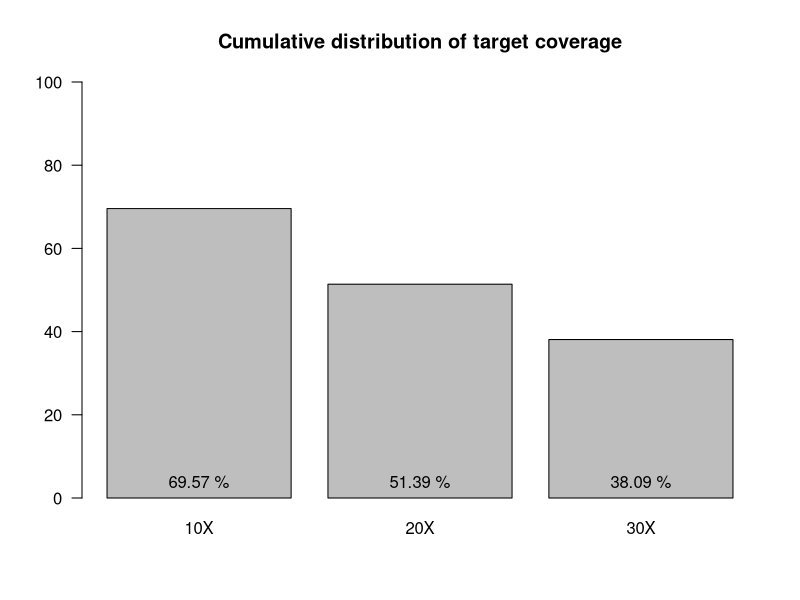

Recreate this plot in R.
## ---- chunk 1
library(xtable)
hsmetrics_data <- read.delim("samples_hsmetrics.txt", stringsAsFactors=FALSE, row.names=1)
## ---- chunk 2
print(xtable(hsmetrics_data, align=rep("c",ncol(hsmetrics_data)+1)), type="html", include.rownames=TRUE)
## ---- chunk 3
covdata <- c(
  mean(hsmetrics_data$PCT_TARGET_BASES_10X),
  mean(hsmetrics_data$PCT_TARGET_BASES_20X),
  mean(hsmetrics_data$PCT_TARGET_BASES_30X)
)
names(covdata) <- c("10X","20X","30X")
bp <- barplot(covdata*100, las=1, ylim=c(0,100), col="grey", main="Cumulative distribution of target coverage")
text(bp, 0, paste(round(covdata*100, digits=2),"%"),cex=1,pos=3)
